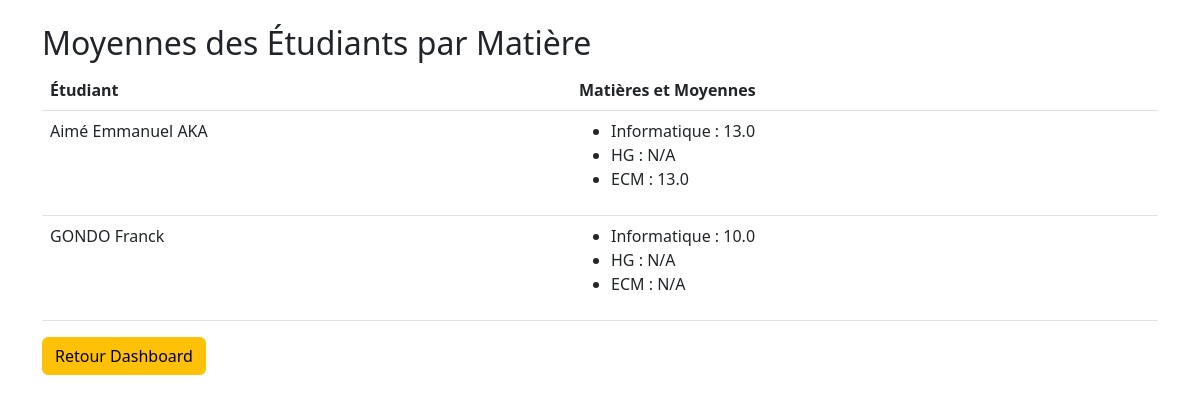
/notes/averages (signed in), run on the app's committed database.
### app/models.py (models this page shows)
class Student(db.Model):
    id = db.Column(db.Integer, primary_key=True)
    name = db.Column(db.String(100), nullable=False)
    notes = db.relationship('Note', backref='student', lazy=True)

class Subject(db.Model):
    id = db.Column(db.Integer, primary_key=True)
    name = db.Column(db.String(100), nullable=False)
    notes = db.relationship('Note', backref='subject', lazy=True)

### app/routes/note.py (the view)
@bp.route("/averages")
@login_required
def student_averages():
    students = Student.query.all()
    averages = []
    for student in students:
        subjects = Subject.query.all()
        student_data = {"name": student.name, "subjects": []}
        for subject in subjects:
            notes = [n.value for n in student.notes if n.subject_id == subject.id]
            if notes:
                moyenne = round(sum(notes) / len(notes), 2)
            else:
                moyenne = "N/A"
            student_data["subjects"].append({"subject": subject.name, "average": moyenne})
        averages.append(student_data)
    return render_template("notes/averages.html", averages=averages)

### app/__init__.py (called while the page is built)
def create_app():
    app = Flask(__name__)
    app.config.from_object(Config)
    db.init_app(app)
    login_manager.init_app(app)
    from .models import User
    @login_manager.user_loader
    def load_user(user_id):
        return User.query.get(int(user_id))
    from .routes import auth, admin, student, subject,note
    app.register_blueprint(auth.bp)
    app.register_blueprint(admin.bp)
    app.register_blueprint(student.bp)
    app.register_blueprint(subject.bp)
    app.register_blueprint(note.bp)
    with app.app_context():
        db.create_all()
    return app

### app/templates/notes/averages.html (shortened to what this page needs)
{% extends 'base.html' %}
{% block content %}
<h2>Moyennes des Étudiants par Matière</h2>
<table class="table">
    <thead>
        <tr><th>Étudiant</th><th>Matières et Moyennes</th></tr>
    </thead>
    <tbody>
        {% for student in averages %}
        <tr>
            <td>{{ student.name }}</td>
            <td>
                <ul>
                {% for item in student.subjects %}
                    <li>{{ item.subject }} : {{ item.average }}</li>
                {% endfor %}
                </ul>
            </td>
        </tr>
        {% endfor %}
    </tbody>
</table>
{% if current_user.role == 'admin' %}
<a href="{{ url_for('admin.dashboard') }}" class="btn btn-warning">Retour Dashboard</a>
{% else %}
<a href="{{ url_for('auth.logout') }}" class="btn btn-danger">Logout</a>
 {% endif %}
{% endblock %}

### data on the page
Student: name "Aimé Emmanuel AKA"
Subject: subject "Informatique", average "13.0", average "10.0"
Subject: subject "HG", average "N/A"
Subject: subject "ECM", average "13.0", average "N/A"
Student: name "GONDO Franck"
